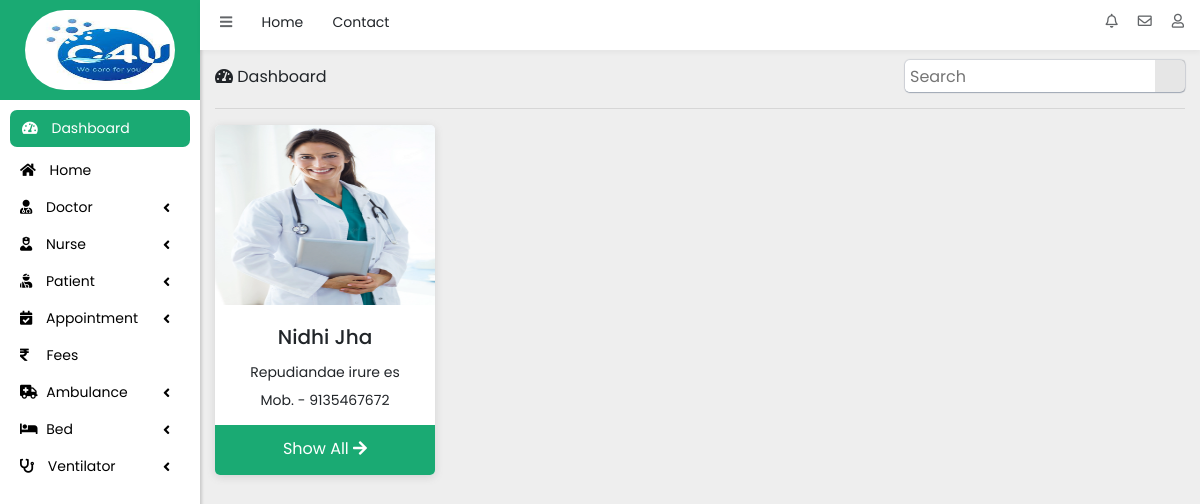
Screenshot of /Admin/view_nurse.php (signed in) with the database file from the repository.
### tables this page shows
CREATE TABLE `add_nurse` (
  `id` int(11) NOT NULL,
  `name` varchar(50) NOT NULL,
  `fname` varchar(50) NOT NULL,
  `phone` bigint(10) NOT NULL,
  `mail` varchar(50) NOT NULL,
  `dob` date NOT NULL,
  `adhar` bigint(12) NOT NULL,
  `gender` varchar(20) NOT NULL,
  `religion` varchar(20) NOT NULL,
  `specialization` varchar(50) NOT NULL,
  `vill` varchar(50) NOT NULL,
  `post` varchar(50) NOT NULL,
  `police` varchar(50) NOT NULL,
  `dist` varchar(50) NOT NULL,
  `state` varchar(50) NOT NULL,
  `pin` int(6) NOT NULL,
  `vill1` varchar(50) NOT NULL,
  `post1` varchar(50) NOT NULL,
  `police1` varchar(50) NOT NULL,
  `dist1` varchar(50) NOT NULL,
  `state1` varchar(50) NOT NULL,
  `pin1` int(6) NOT NULL,
  `course` varchar(50) NOT NULL,
  `board` varchar(50) NOT NULL,
  `pyear` varchar(10) NOT NULL,
  `per` varchar(10) NOT NULL,
  `course1` varchar(50) NOT NULL,
  `board1` varchar(50) NOT NULL,
  `pyear1` varchar(10) NOT NULL,
  `per1` varchar(10) NOT NULL,
  `course2` varchar(50) NOT NULL,
  `board2` varchar(50) NOT NULL,
  `pyear2` varchar(10) NOT NULL,
  `per2` varchar(10) NOT NULL,
  `image` varchar(100) NOT NULL
);

### Admin/view_nurse.php (the view, shortened to what this page needs)
<?php
    if(isset($_SESSION['user_id'])){
    include 'include/header.php';
    include 'include/sidebar.php';
    include 'include/top-header.php';
?>
<div class="container-fluid">
    <div class="row">
        <div class="col-4 col-md-4">
            <div class="dashboard-title">
                <span><i class="fas fa-tachometer-alt"></i> Dashboard</span>
            </div>
        </div>
        <div class="col-8 col-md-8">
            <div class="search-nurse-input-box">
                <input type="text" name="search-nurse" id="myInput" placeholder="Search"><i class="fas fa-search" onclick="search_nur()"></i>
            </div>
        </div>
    </div><hr>
    <div class="row">
        <?php
            include 'sql/config.php';
            $sql = "SELECT * FROM add_nurse";
            $table = mysqli_query($conn,$sql);
            if(mysqli_num_rows($table) > 0){
                while($row = mysqli_fetch_array($table)){
        ?>
        <div class="col-12 col-md-6 col-lg-3">
            <div class="card3">
                <div class="card3-top">
                    <img src="sql/nurse_image/<?php echo $row['image']; ?>" alt="Nurse" height="180px" width="100%">
                </div>
                <div class="card3-btn">
                    <h5> <?php echo $row['name']; ?></h5>
                    <p> <?php echo $row['specialization']; ?> </p>
                    <span>Mob. - <?php echo $row['phone']; ?></span>
                </div>
                <div class="card3-bottom">
                    <a href="showallNurse.php?id=<?php echo $row['id']; ?>">Show All <i class="fas fa-arrow-right"></i></a>
                </div>
            </div>
        </div>
        <?php
                }
            }else{
                echo "No nurse found";
            }
        ?>
    </div>
</div>
<?php
    include "include/footer.php";
        }else{
            header("Location: loginPage.php");
        }
?>

### Admin/css/style.css (style rules this page uses)
body { margin: 0px; padding: 0px; background-color: #EEE; font-family: 'Poppins', sans-serif; }
.dashboard-title { padding-top: 15px; }

### Admin/css/view_nurse.css (style rules this page uses)
.search-nurse-input-box { float: right; background-color: #fff; margin-top: 10px; box-shadow: rgba(9, 30, 66, 0.25) 0px 1px 1px, rgba(9, 30, 66, 0.13) 0px 0px 1px 1px; border-radius: 5px; }
.search-nurse-input-box input { width: 250px; border: none; height: 31px; border-radius: 5px 0px 0px 5px; outline: none; padding: 0px 5px; }
.search-nurse-input-box i { width: 30px; height: 32px; padding-left: 6px; padding-top: 5px; font-weight: 100; font-size: 20px; background-color: rgba(128, 128, 128, 0.199); border-radius: 0px 2px 2px 0px; }
.card3 { height: 350px; background-color: #fff; box-shadow: rgba(99, 99, 99, 0.2) 0px 2px 8px 0px; border-radius: 5px; }
.card3 .card3-top { height: 180px; }
.card3 .card3-top img { border-radius: 5px 5px 0px 0px; }
.card3 .card3-btn { padding-top: 10px; text-align: center; }
.card3 .card3-btn h5 { padding: 10px 0px 5px; }
.card3 .card3-btn p { margin-bottom: 5px; font-size: 14px; }
.card3 .card3-btn span { font-size: 14px; }
.card3 .card3-bottom { text-align: center; background-color: rgb(26, 170, 115); height: 50px; margin-top: 13px; padding-top: 12px; border-radius: 0px 0px 5px 5px; }
.card3 .card3-bottom a { color: #fff; text-decoration: none; }

### Admin/css/showall.css (style rules this page uses)
body { margin: 0px; padding: 0px; }

### Admin/css/showallNurse.css (style rules this page uses)
body { margin: 0px; padding: 0px; }

### Admin/css/showallPatient.css (style rules this page uses)
body { margin: 0px; padding: 0px; }

### Admin/css/newPatient_appointment.css (style rules this page uses)
body { margin: 0px; padding: 0px; }

### rows the page displays
add_nurse: image (picture), name "Nidhi Jha", specialization "Repudiandae irure es", phone "9135467672"
